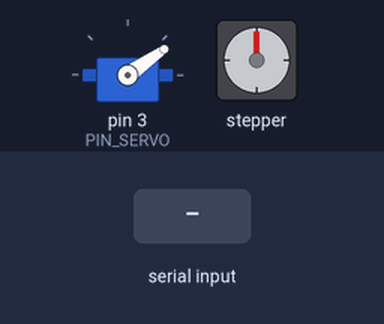
Bench run of a sketch on a simulated Arduino Uno, built with avr-gcc and run on an emulated ATmega328P. Parts: servo, stepper motor. The test bench sets the inputs (shaded band). Stepper angles assume 100 steps per turn.

Above: at 2.2 s.
2.3 s: "90,45\n" received over Serial
At 3.4 s:
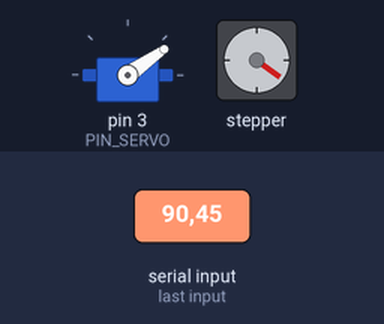
4.2 s: "30,150\n" received over Serial
At 5.9 s:
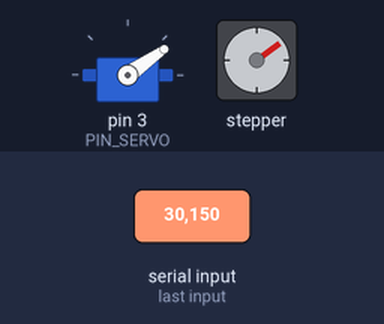
6.2 s: "5\n" received over Serial
At 7.2 s:
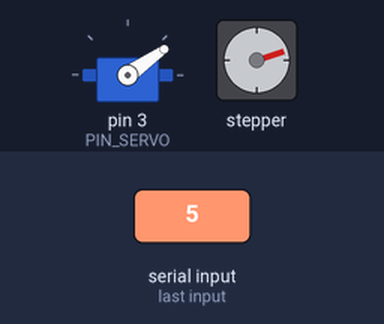
7.7 s: "90\n" received over Serial
At 9.1 s:
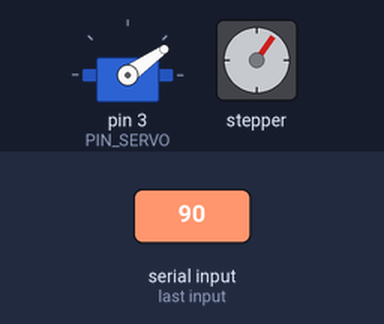
9.4 s: "90,45\n" received over Serial
At 11.0 s:
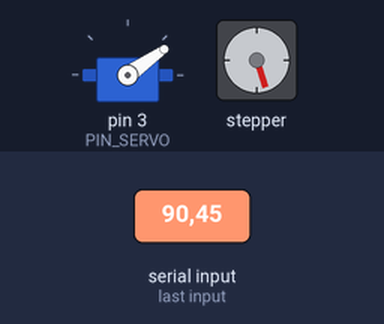
11.3 s: "200\n" received over Serial
At 11.45 s:
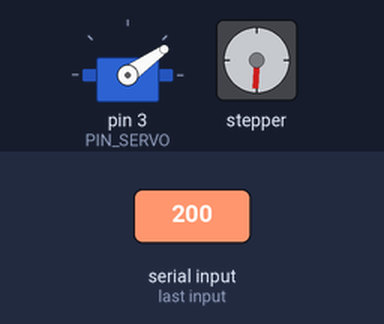
Timing chart, 0 to 14.3 s (numbered marks = the images above; inputs shaded):
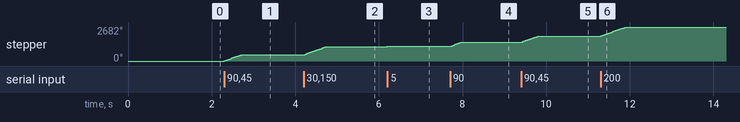

Measured:
- after the input at 2.3 s, stepper: turns 486° clockwise in 0.40 s, starting at once
- after the input at 4.2 s, stepper: turns 648° clockwise in 0.53 s, starting at once
- after the input at 6.2 s, stepper: turns 18° clockwise, starting at once
- after the input at 7.7 s, stepper: turns 324° clockwise in 0.25 s, starting at once
- after the input at 9.4 s, stepper: turns 486° clockwise in 0.40 s, starting at once
- after the input at 11.3 s, stepper: turns 720° clockwise in 0.60 s, starting at once

The sketch:

Arduino_Controller_v1.ino
```cpp
/*
 * Monochromator Control Firmware V5.1 (Fixed Speed)
 * ------------------------------------------------------
 * 1. Fixed Motor Noise: Reverted steps-per-revolution to 100.
 * 2. Logic: Accepts RAW STEPS from Python.
 */

#include <Stepper.h>
#include <Servo.h>

Servo shutterServo;

const int PIN_IN1 = 8;
const int PIN_IN2 = 9;
const int PIN_IN3 = 10;
const int PIN_IN4 = 11;
const int PIN_SERVO = 3;

// [恢复原厂设置]
// 你的电机原来配置的是 100 步/转。
// 我们把它改个名字叫 STEPS_PER_REV 以免混淆，但数值必须是 100。
const int STEPS_PER_REV = 100;

const int SHUTTER_OPEN_CMD = 998;
const int SHUTTER_CLOSE_CMD = 999;
const int ANGLE_OPEN = 145;
const int ANGLE_CLOSE = 35;

// [恢复原厂设置] 这里改回使用 100，确保速度和以前一模一样
Stepper monoStepper(STEPS_PER_REV, PIN_IN1, PIN_IN2, PIN_IN3, PIN_IN4);

void setup() {
  Serial.begin(9600);
  delay(1000);

  shutterServo.attach(PIN_SERVO);

  // 保持原来的转速设定
  monoStepper.setSpeed(200);

  shutterServo.write(ANGLE_CLOSE);
  releaseMotor();
}

void loop() {
  if (Serial.available() > 0) {
    long command = Serial.parseInt(); // 接收 Python 发来的“步数”

    if (command == SHUTTER_OPEN_CMD) {
      shutterServo.write(ANGLE_OPEN);
    }
    else if (command == SHUTTER_CLOSE_CMD) {
      shutterServo.write(ANGLE_CLOSE);
    }
    else {
      if (command != 0) {
        moveSteps(command);
      }
    }
  }
}

void moveSteps(long steps_to_move) {
  long total_steps_needed = steps_to_move;

  // Determine direction
  int direction = 1;
  if (total_steps_needed < 0) {
    direction = -1;
    total_steps_needed = -total_steps_needed;
  }

  // 分块移动逻辑保持不变
  const int CHUNK_SIZE = 30000;
  while (total_steps_needed > 0) {
    int steps_this_turn = 0;
    if (total_steps_needed > CHUNK_SIZE) {
      steps_this_turn = CHUNK_SIZE;
    } else {
      steps_this_turn = (int)total_steps_needed;
    }

    monoStepper.step(steps_this_turn * direction);
    total_steps_needed -= steps_this_turn;
  }

  releaseMotor();
}

void releaseMotor() {
  digitalWrite(PIN_IN1, LOW);
  digitalWrite(PIN_IN2, LOW);
  digitalWrite(PIN_IN3, LOW);
  digitalWrite(PIN_IN4, LOW);
}
```
